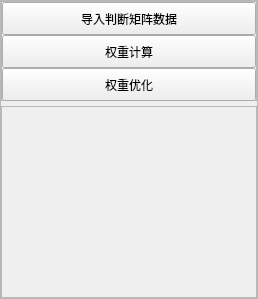
                     <widget class="QFrame" name="frame_input">
                      <property name="minimumSize">
                       <size>
                        <width>0</width>
                        <height>0</height>
                       </size>
                      </property>
                      <property name="frameShape">
                       <enum>QFrame::StyledPanel</enum>
                      </property>
                      <property name="frameShadow">
                       <enum>QFrame::Raised</enum>
                      </property>
                      <layout class="QVBoxLayout" name="verticalLayout_32">
                       <property name="spacing">
                        <number>5</number>
                       </property>
                       <property name="leftMargin">
                        <number>0</number>
                       </property>
                       <property name="topMargin">
                        <number>0</number>
                       </property>
                       <property name="rightMargin">
                        <number>0</number>
                       </property>
                       <property name="bottomMargin">
                        <number>0</number>
                       </property>
                       <item>
                        <widget class="QFrame" name="frame_btn">
                         <property name="minimumSize">
                          <size>
                           <width>0</width>
                           <height>100</height>
                          </size>
                         </property>
                         <property name="maximumSize">
                          <size>
                           <width>16777215</width>
                           <height>100</height>
                          </size>
                         </property>
                         <property name="frameShape">
                          <enum>QFrame::StyledPanel</enum>
                         </property>
                         <property name="frameShadow">
                          <enum>QFrame::Raised</enum>
                         </property>
                         <layout class="QVBoxLayout" name="verticalLayout_35">
                          <property name="spacing">
                           <number>0</number>
                          </property>
                          <property name="leftMargin">
                           <number>0</number>
                          </property>
                          <property name="topMargin">
                           <number>0</number>
                          </property>
                          <property name="rightMargin">
                           <number>0</number>
                          </property>
                          <property name="bottomMargin">
                           <number>0</number>
                          </property>
                          <item>
                           <widget class="QPushButton" name="btn_data">
                            <property name="minimumSize">
                             <size>
                              <width>0</width>
                              <height>33</height>
                             </size>
                            </property>
                            <property name="text">
                             <string>导入判断矩阵数据</string>
                            </property>
                           </widget>
                          </item>
                          <item>
                           <widget class="QPushButton" name="btn_weight_ahp">
                            <property name="minimumSize">
                             <size>
                              <width>0</width>
                              <height>33</height>
                             </size>
                            </property>
                            <property name="text">
                             <string>权重计算</string>
                            </property>
                           </widget>
                          </item>
                          <item>
                           <widget class="QPushButton" name="btn_weight_change">
                            <property name="minimumSize">
                             <size>
                              <width>0</width>
                              <height>33</height>
                             </size>
                            </property>
                            <property name="text">
                             <string>权重优化</string>
                            </property>
                           </widget>
                          </item>
                         </layout>
                        </widget>
                       </item>
                       <item>
                        <widget class="QPlainTextEdit" name="mat_Edit">
                         <property name="enabled">
                          <bool>false</bool>
                         </property>
                        </widget>
                       </item>
                      </layout>
                     </widget>
